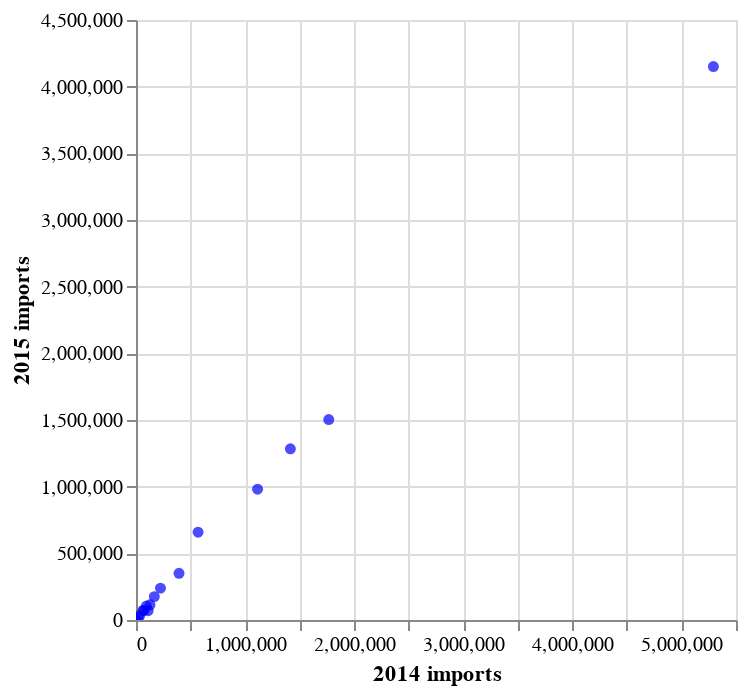

The code cell stored with this chart in its notebook:
### Markdown cell above
### Hover interactions with `tooltip`

We have already seen another reasonably basic interaction that Altair can overlay on our chart, namely the popup of data values when we hover the mouse over an data mark on the chart. 

- This hover interaction is called a `tooltip` in Altair, and we used it to get data value on the pie chart created in the last notebook, Set 2. 
- To show a second example let's use it here to label the data values in the last chart since currently there is nothing which notes which type of product is imported for each value, so we could add a tooltip to encode that:

### Code cell
# Create a chart using the fish data as bar chart
a = alt.Chart(fish).mark_circle(color='blue').encode(
    x=alt.X('2014:Q',title='2014 imports'), # Map the '2014' column (quantitative data) to the x-axis with a custom title.
    y=alt.Y('2015:Q',title='2015 imports'), # Map the '2015' column (quantitative data) to the y-axis with a custom title.
    tooltip=['Product','2014','2015'] # tooltip property allows hovering over a point to see details
).interactive()

a

### Figure 1 — Vega-Lite specification as saved in the notebook (floating-point values rounded to 4 significant figures)
{"config": {"view": {"continuousWidth": 300, "continuousHeight": 300}}, "data": {"name": "data-f541a6179af65bc43b7b60bcdd80dcb9"}, "mark": {"type": "circle", "color": "blue"}, "encoding": {"tooltip": [{"field": "Product", "type": "nominal"}, {"field": "2014", "type": "quantitative"}, {"field": "2015", "type": "quantitative"}], "x": {"field": "2014", "title": "2014 imports", "type": "quantitative"}, "y": {"field": "2015", "title": "2015 imports", "type": "quantitative"}}, "params": [{"name": "param_3", "select": {"type": "interval", "encodings": ["x", "y"]}, "bind": "scales"}], "$schema": "https://vega.github.io/schema/vega-lite/v5.8.0.json", "datasets": {"data-f541a6179af65bc43b7b60bcdd80dcb9": [{"Product": "Trout, fresh and frozen", "2014": 95010.0, "2015": 104800.0, "2016": 121000.0, "2017": 135200.0, "2018": 164700.0}, {"Product": "Atlantic salmon, fresh", "2014": 568900.0, "2015": 658800.0, "2016": 842600.0, "2017": 948900.0, "2018": 1036000.0}, {"Product": "Pacific salmon, fresh ", "2014": 111500.0, "2015": 69980.0, "2016": 80010.0, "2017": 70730.0, "2018": 90320.0}, {"Product": "Atlantic salmon, frozen", "2014": 21460.0, "2015": 16360.0, "2016": 24230.0, "2017": 22490.0, "2018": 20200.0}, {"Product": "Pacific salmon, frozen ", "2014": 224300.0, "2015": 239000.0, "2016": 246200.0, "2017": 302300.0, "2018": 360700.0}, {"Product": "Atlantic salmon, fillets", "2014": 1767000.0, "2015": 1503000.0, "2016": 1795000.0, "2017": 2160000.0, "2018": 2369000.0}, {"Product": "Salmon, canned and prepared ", "2014": 167800.0, "2015": 175400.0, "2016": 166500.0, "2017": 195400.0, "2018": 198000.0}, {"Product": "Tilapia ", "2014": 1114000.0, "2015": 980700.0, "2016": 754800.0, "2017": 674500.0, "2018": 686900.0}, {"Product": "Shrimp, frozen", "2014": 5293000.0, "2015": 4151000.0, "2016": 4458000.0, "2017": 5064000.0, "2018": 4728000.0}, {"Product": "Shrimp, fresh and prepared ", "2014": 1415000.0, "2015": 1284000.0, "2016": 1246000.0, "2017": 1480000.0, "2018": 1509000.0}, {"Product": "Oysters ", "2014": 64190.0, "2015": 72020.0, "2016": 74460.0, "2017": 77820.0, "2018": 87710.0}, {"Product": "Mussels ", "2014": 128400.0, "2015": 114300.0, "2016": 119900.0, "2017": 121800.0, "2018": 102700.0}, {"Product": "Clams ", "2014": 71340.0, "2015": 71410.0, "2016": 73060.0, "2017": 72420.0, "2018": 79220.0}, {"Product": "Scallops ", "2014": 394400.0, "2015": 350200.0, "2016": 328500.0, "2017": 264500.0, "2018": 243600.0}, {"Product": "Trout, live", "2014": 800.3, "2015": 1054.0, "2016": 1082.0, "2017": 1152.0, "2018": 1635.0}, {"Product": "Ornamental fish", "2014": 33730.0, "2015": 33780.0, "2016": 38790.0, "2017": 40050.0, "2018": 45250.0}]}}
